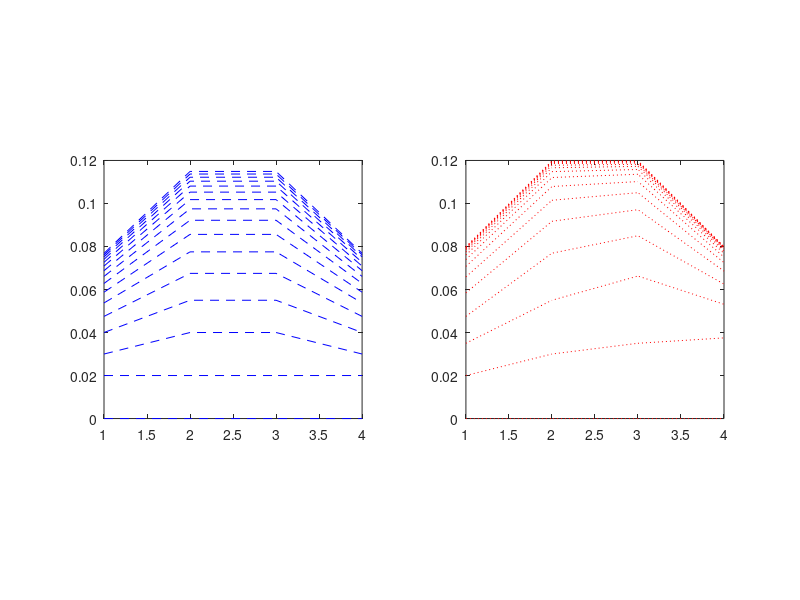

Source code (MATLAB):
iters=15; n=4;                         %pocet iteraci a velikost matice
A=(n+1)^2*(2*diag(ones(n,1))-diag(ones(n-1,1),1)-diag(ones(n-1,1),-1));
b=ones(n,1);
D=diag(diag(A)); L=tril(A,-1); U=triu(A,1);     %rozklad A=L+D+U
C_Jac=-D\(L+U); d_Jac=D\b;                      %Jacobi
C_GS=-(L+D)\U; d_GS=(L+D)\b;                    %Gauss-Seidel 
x_Jac=zeros(n,iters+1);  x_GS=x_Jac;            %matice iteraci 
for k=1:iters
    x_Jac(:,k+1)=C_Jac*x_Jac(:,k)+d_Jac;      
    x_GS(:,k+1)=C_GS*x_GS(:,k)+d_GS;    
end
figure; 
subplot(1,2,1); plot(x_Jac,'b--'); axis square; 
subplot(1,2,2); plot(x_GS,'r:'); axis square; 
rho_Jac=max(eig(C_Jac))                    %spektralni polomer 
rho_GS=max(eig(C_GS))                      %spektralni polomer 